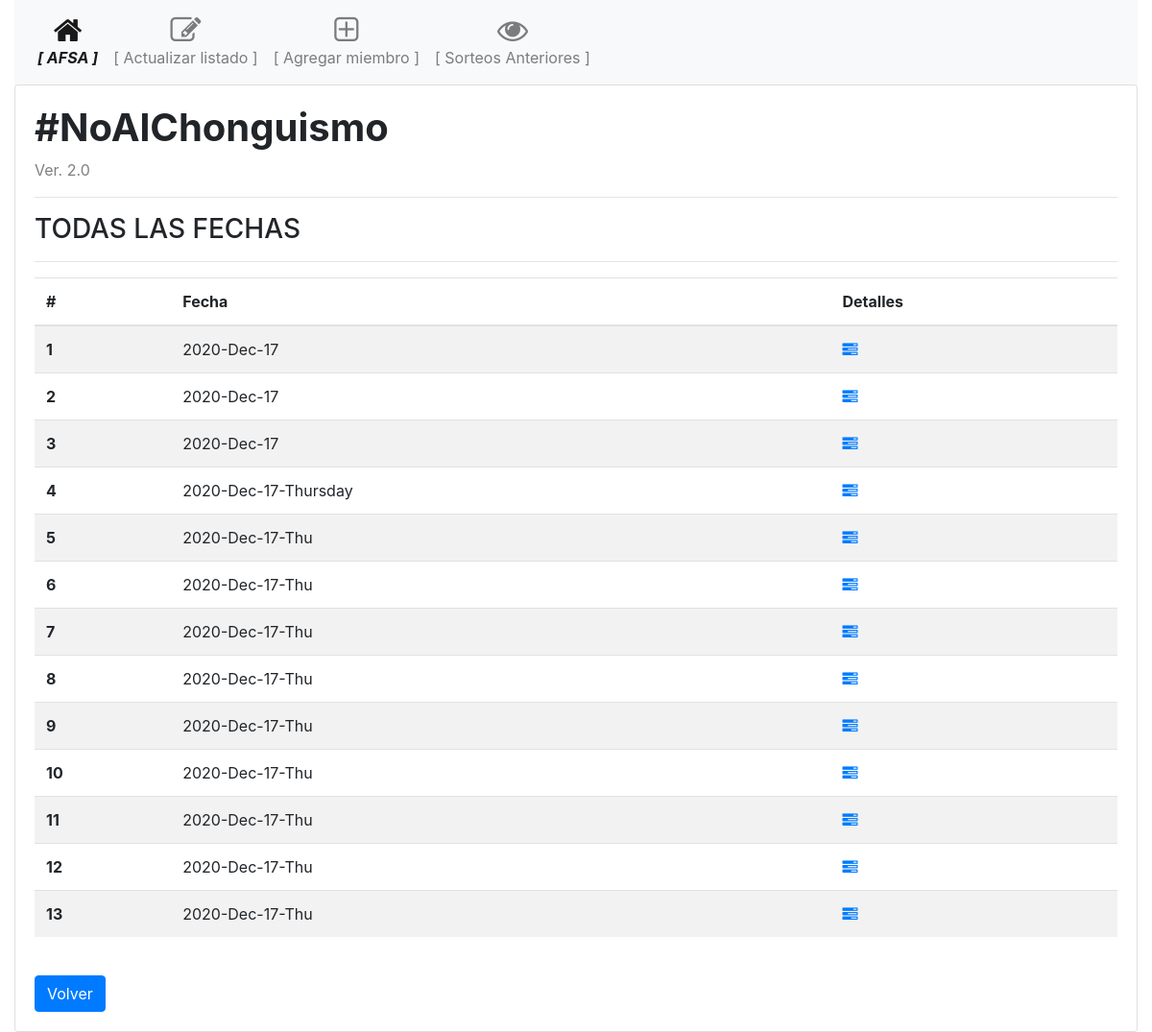
The app's page /historico, older data.
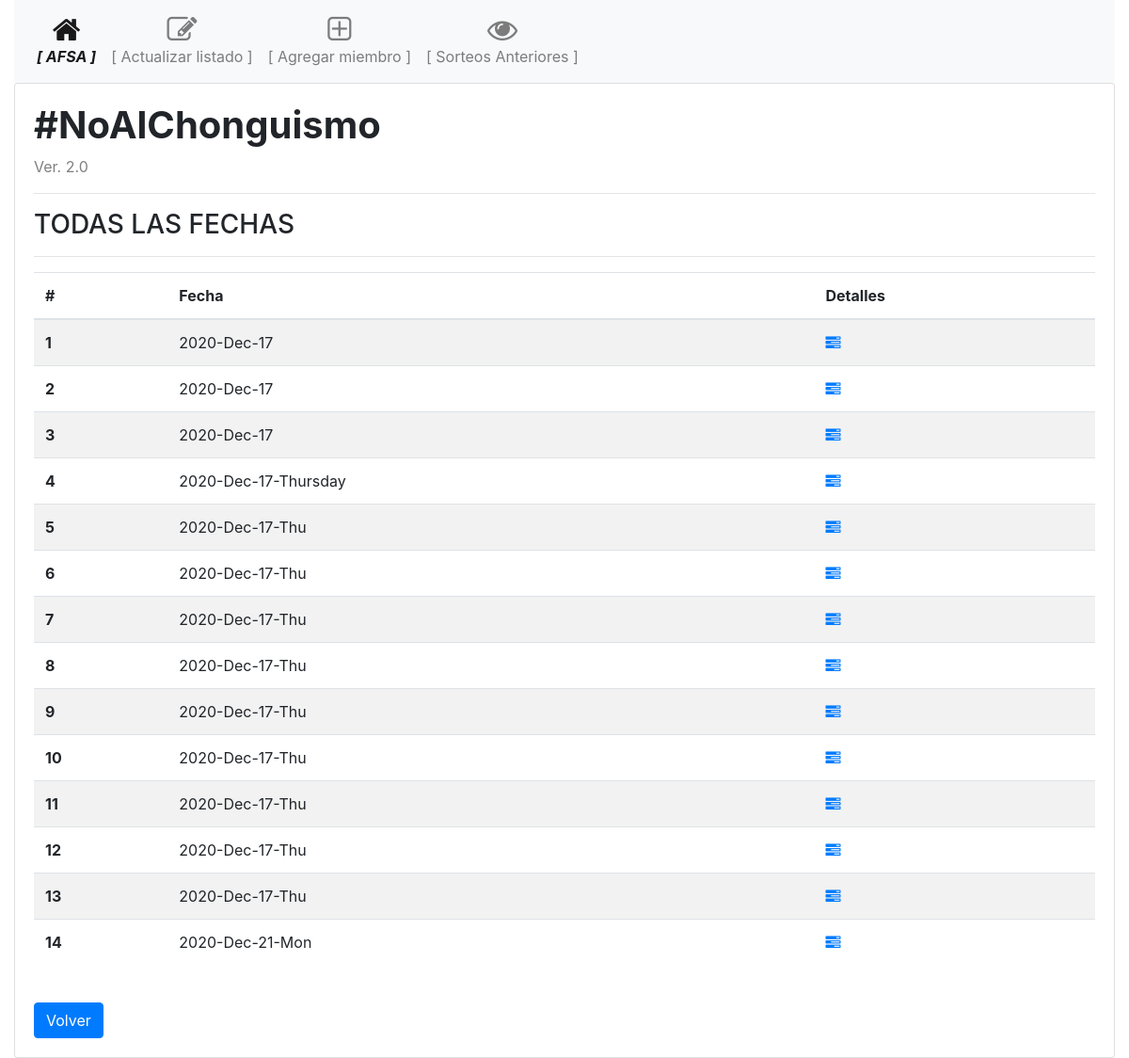
The same page, newer data.
### models.py (models this page shows, shortened)
class Equipos(db.Model):
    id = db.Column(db.Integer, primary_key=True)
    nombre = db.Column(db.String(100), nullable=False)
    listado = db.Column(db.String(150), nullable=False)
    date = db.Column(db.Date, nullable=False)

### routes.py (the view)
@app.route('/historico', methods=['GET', 'POST'])
def historico():
    equipos = Equipos.query.all()
    return render_template('historico.html', equipos=equipos)

### templates/historico.html
{% extends "base.html" %}
{% block main %}
    <h3>TODAS LAS FECHAS</h3>
    <hr>
    <div class="d-flex flex-row d-flex align-items-center">
        <table class="table table-striped">
            <thead>
                <tr>
                  <th scope="col">#</th>
                  <th scope="col">Fecha</th>
                  <th scope="col">Detalles</th>
                </tr>
            </thead>
            <tbody>
                {% for equipo in equipos %}
                <tr>
                    <th scope="row">{{ equipo.id }}</th>
                    <td>{{ equipo.nombre }}</td>
                    <td class="align-self-end">
                        <a href="{{ url_for('detalles', equipos_id=equipo.id) }}">
                            <i class="fa fa-tasks"></i>
                        </a>
                    </td>
                </tr>
                {% endfor %}
            </tbody>
        </table>
    </div>
    <br>
    <div>
        <a href="{{ url_for('index') }}" class="btn btn-primary">Volver</a>
    </div>
{% endblock main %}

### templates/base.html (shortened to what this page needs)
<!doctype html>
<html lang="en">
  <head>
    <link rel="stylesheet" href="https://stackpath.bootstrapcdn.com/bootstrap/4.5.0/css/bootstrap.min.css">
    <link rel="stylesheet" href="https://maxcdn.bootstrapcdn.com/font-awesome/4.4.0/css/font-awesome.min.css">
  </head>
  <body>
    <div class="container-fluid">
      <nav class="navbar navbar-expand navbar-light bg-light">
        <ul class="navbar-nav text-center">
          <li class="nav-item active">
              <a href="{{ url_for('index') }}" class="nav-link d-flex flex-column">
              <i class="fa fa-home fa-2x"></i>
              <span class="d-none d-sm-inline"><i><strong>[ AFSA ]</strong></i></span></a>
          </li>
          <li class="nav-item"><a href="{{ url_for('update') }}" class="nav-link d-flex flex-column"><i
                class="fa fa-pencil-square-o fa-2x"></i>
              <span class="d-none d-sm-inline">[ Actualizar listado ]</span></a></li>
          <li class="nav-item"><a href="{{ url_for('add') }}" class="nav-link d-flex flex-column"><i
                class="fa fa-plus-square-o fa-2x"></i>
              <span class="d-none d-sm-inline">[ Agregar miembro ]</span></a></li>
          <li class="nav-item"><a href="{{ url_for('historico') }}" class="nav-link d-flex flex-column"><i
                class="fa fa fa-eye fa-2x"></i>
              <span class="d-none d-sm-inline">[ Sorteos Anteriores ]</span></a></li>
        </ul>
      </nav>
      <div>
        <div class="card">
          <div class="card-body">
            <h1><strong>#NoAlChonguismo</strong></h1>
            <span style="color: grey">Ver. 2.0</span>
            <hr>
            {% block main %}{% endblock %}
          </div>
        </div>
      </div>
    </div>
  </body>
</html>

Row changes from the older to the newer data that the page shows:
added Equipos: id "14", nombre "2020-Dec-21-Mon"
